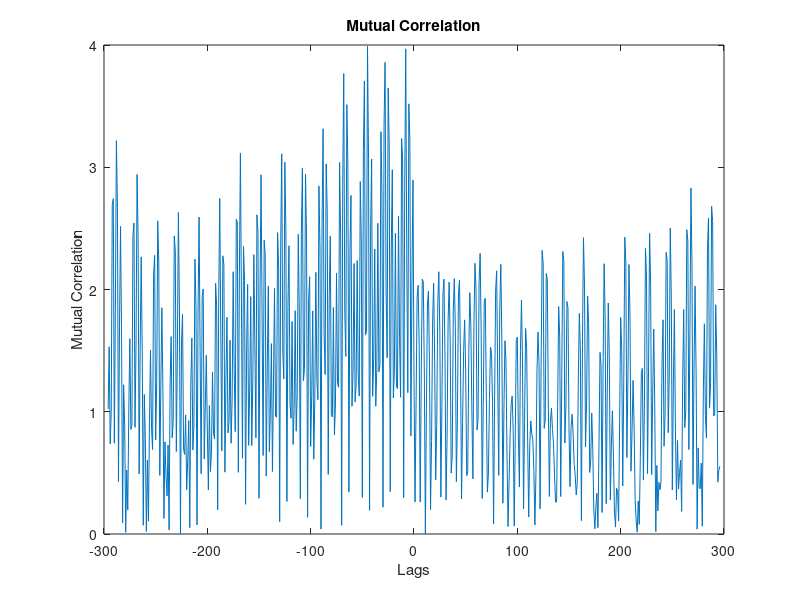

The MATLAB script that drew this image:
clc
clear

Fs = 1000;
t = 0:1/Fs:0.296;

x = cos(2*pi*t*100)+0.05*randn(size(t));

tau = 1/400;
y = cos(2*pi*150*(t-tau))+0.05*randn(size(t));
 
% 计算互相关
[r, lags] = xcorr(x, y);
 
% 绘制互相关图
figure;
plot(lags, abs(r));
title('Mutual Correlation');
xlabel('Lags');
ylabel('Mutual Correlation');